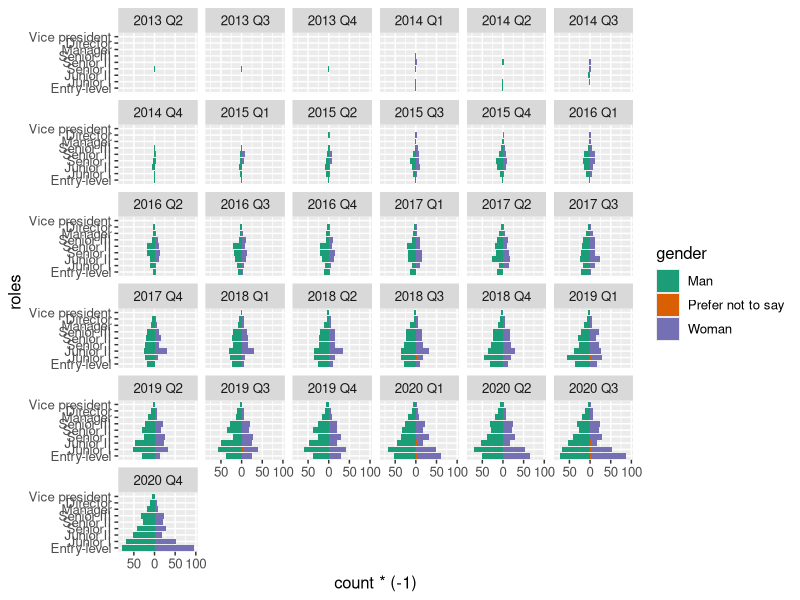
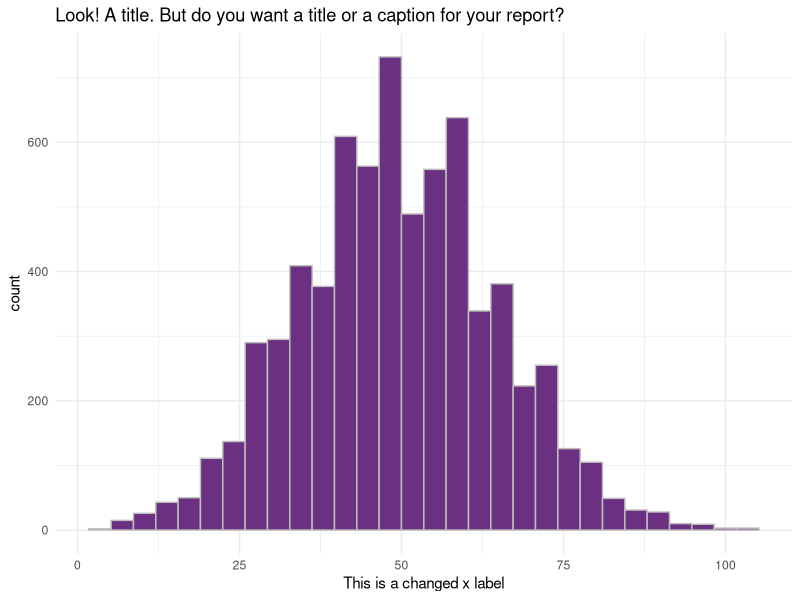

Write the R code that produced these figures, in order.
## ---- chunk 1
library(tidyverse)
# this should supress all code and messages
knitr::opts_chunk$set(include=FALSE)
## ---- chunk 2
# This chunk provides an example of some things you can do with RMarkdown to make your report creation process easier
#checking github
# read in the data

black_saber_current_employees <- read_csv("data/black-saber-current-employees.csv")

##3 PHASES 
phase1 <- 
  read.csv("data/phase1-new-grad-applicants-2020.csv")
phase2 <- 
  read.csv("data/phase2-new-grad-applicants-2020.csv")
phase3 <- 
  read.csv("data/phase3-new-grad-applicants-2020.csv")

# create a visualisation
my_plot <- black_saber_current_employees %>% 
  ggplot(aes(x = productivity)) +
  geom_histogram(colour = "grey", fill = "#6C3082") +
  theme_minimal() +
  labs(title = "Look! A title. But do you want a title or a caption for your report?", x = "This is a changed x label")

# save your plot in your images folder, you can specify the height and width, too
# saving this means you can add the image to your exectuve summary without having to run or rerun the code, if you wish
ggsave("images/example.png", width = 7, height = 4)

# norice how the image is included with the ![](file/path.png) below
## ---- chunk 3
#tidy data? 


## ---- chunk 4
roles = c("Entry-level", "Junior I", "Junior II", "Senior I", "Senior II", "Senior III", "Manager", "Director", "Vice president")
promotions <- black_saber_current_employees %>% mutate("role_seniority" = factor(role_seniority, levels = roles)) %>% mutate("order" = as.numeric(role_seniority)/100)

ggplot(data = promotions, aes(x = factor(order), fill = gender)) + 
  geom_bar(data = dplyr::filter(promotions, gender=="Woman")) + geom_bar(data = dplyr::filter(promotions, gender=="Prefer not to say")) +
  geom_bar(data = dplyr::filter(promotions, gender=="Man"),aes(y=..count..*(-1))) + 
  scale_x_discrete(labels = roles) +
  xlab("roles") +
  coord_flip() +
  theme(text = element_text(size=12)) +
  scale_y_continuous(breaks=seq(-100,100,50),labels=abs(seq(-100,100,50))) + 
  scale_fill_brewer(palette="Dark2") +
  facet_wrap(~financial_q)
## ---- chunk 5
#Make different models and compare the difference when adding things like random effects on role seniority 
#also if there is bias, then holding factors like productivity and leadership constant between both genders to our model should produce different results? because holding them constant would mean that for that role, any gender would be suited for the job because they have the same skill set, so gender shouldnt matter 
#could may do a log reg? like calculate the likelihood of men getting promoted vs women? 
#primary response is role_seniority? 
promotions <- promotions %>% mutate("leadership_for_level" = factor(leadership_for_level, levels = c("Needs improvement", "Appropriate for level","Exceeds Expectations"))) #changed to factor since we want to look at the levels of leadership on the promotions 


## ---- chunk 6
library(tidyverse)
library(lme4)
